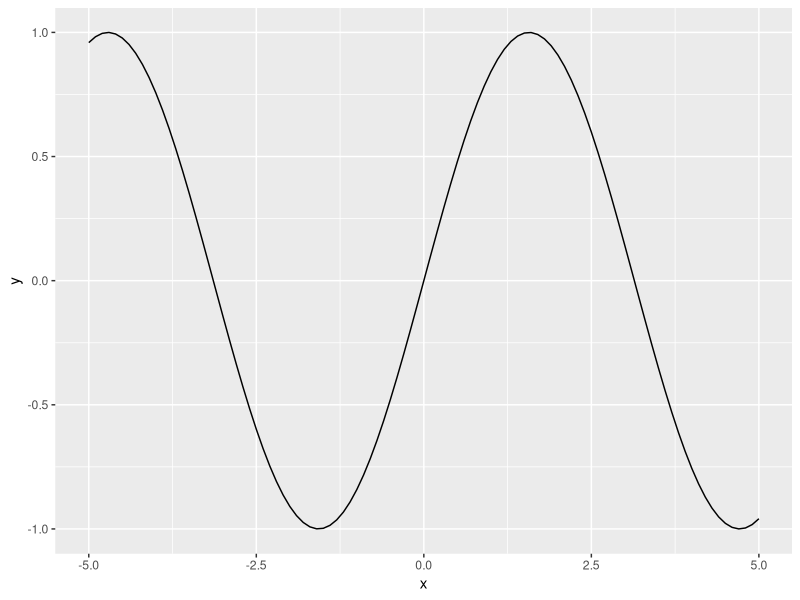

This chart was generated by the following R code:
## ---- chunk 1
a <- 1
b <- 2
a + b
a - b
a * b
a / b
a ^ b
5 %/% 2
5 %% 2
## ---- chunk 2
x <- 1:10
sum(x)
prod(x)
factorial(length(x))
## ---- chunk 3
sqrt(4)
8^(1/3)
## ---- chunk 4
pi
exp(1)
log(1, base = exp(1))
log10(100)
log2(8)
## ---- chunk 5
pi
sin((3/2)*pi)
cos(0)
cos(pi/3)
tan(pi/4)
## ---- chunk 6
library(ggplot2)
ggplot(data.frame(x = c(-5, 5)), aes(x)) + stat_function(fun = sin)
## ---- chunk 7
union(1:10,5:7)
intersect(1:10,5:7)
## ---- chunk 8
A <- matrix(1:6, nrow = 2, ncol = 3, byrow = T)
A
t(A)
## ---- chunk 9
B <- matrix(6:11, nrow = 2, ncol = 3, byrow = T)
B
A + B
A - B
## ---- chunk 10
A
A * 2

D <- matrix(6:11, nrow = 3, ncol = 2, byrow = T)
A; D

A %*% D
